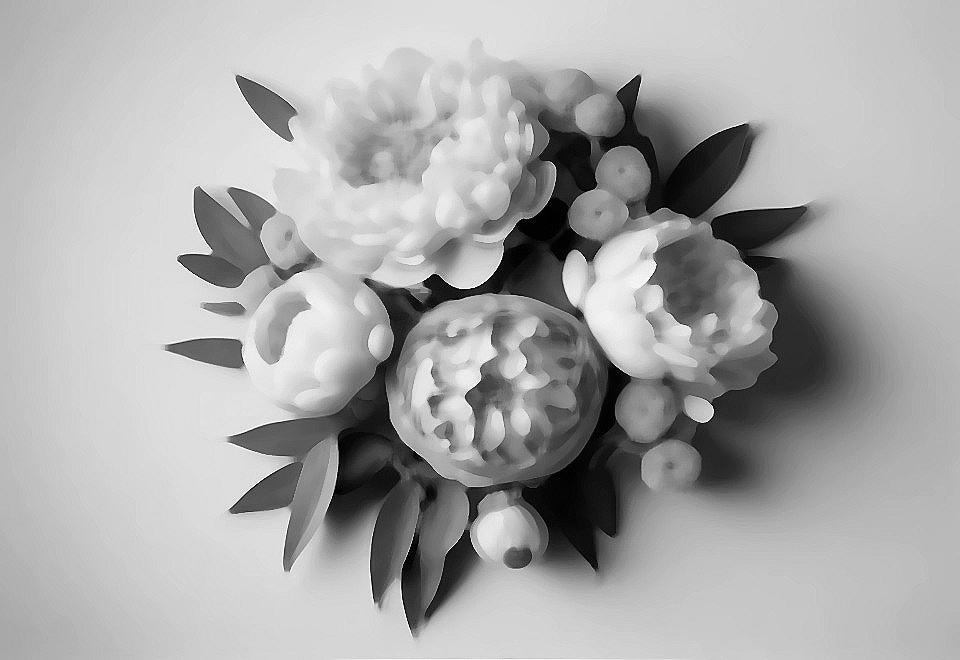
#> input picture Components/60tv/ip.jpg, 960 x 660 px
$ python -i src.py   (imports and definitions only)
#> lines starting #> are read from the running program, lines starting #| are printed output that depends on the picture; after the words box and inside, x2 and y2 are one past the last pixel; in counts of white or black regions, pixels touching at a corner belong together
#> further down, picture is the input picture: shape (660, 960, 3); min 0, max 255, mean 168.9
import cv2
import numpy as np

def hough_line_transform(image, threshold=100, min_line_length=50, max_line_gap=10):

    # If image does not have 2 channels (it is not grayscale)
#> called with threshold = 100, min_line_length = 50, max_line_gap = 10
    if image.ndim != 2:
        try:
            # Convert colored image to grayscale
            gray = cv2.cvtColor(image, cv2.COLOR_BGR2GRAY)
        except Exception as e:
            # Return exception if image is neither grayscale nor colored
            return e
    else:
        gray = image.copy()

    # Apply Canny edge detection
    edges = cv2.Canny(gray, 50, 150, apertureSize=3)
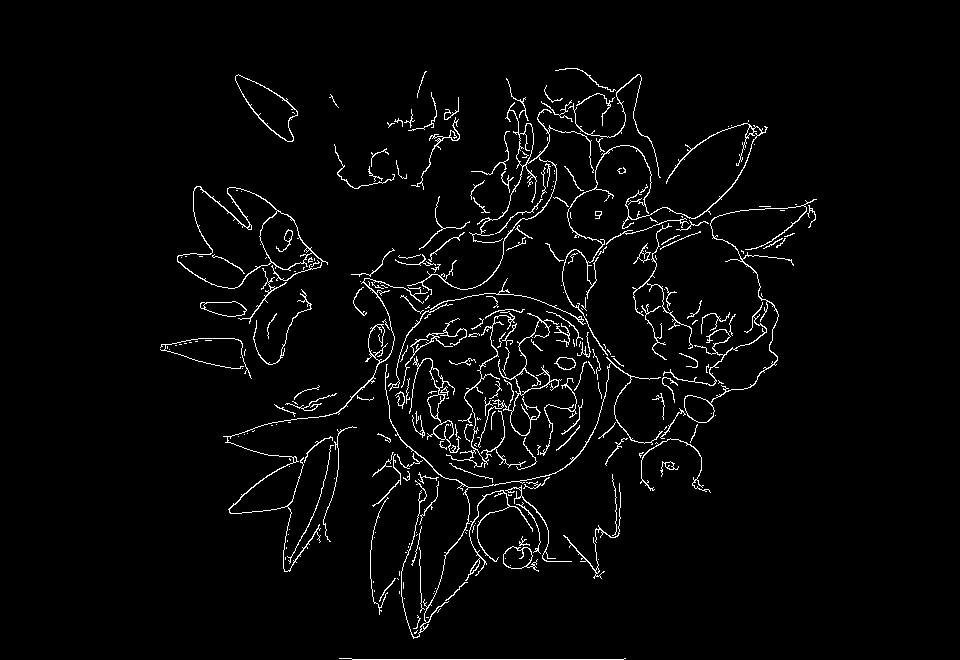
#> edges: shape (660, 960); 3% white in thin lines or dots, all inside (x1, y1, x2, y2) = (160, 68, 817, 660)

    # Perform Hough transform for line detection
    lines = cv2.HoughLinesP(edges, 1, np.pi/180, threshold, minLineLength=min_line_length, maxLineGap=max_line_gap)
#> lines = [[352, 659, 623, 659], [420, 550, 421, 610], [441, 476, 560, 357], [412, 634, 467, 579], [500, 240, 554, 186], [427, 335, 491, 334], [649, 259, 729, 189], [440, 443, 549, 375]]

    # Draw the detected lines on a blank image
    line_image = np.zeros_like(image)
    if lines is not None:
        for line in lines:
            x1, y1, x2, y2 = line[0]
            cv2.line(line_image, (x1, y1), (x2, y2), (0, 0, 255), 2)
#> this loop made 8 passes
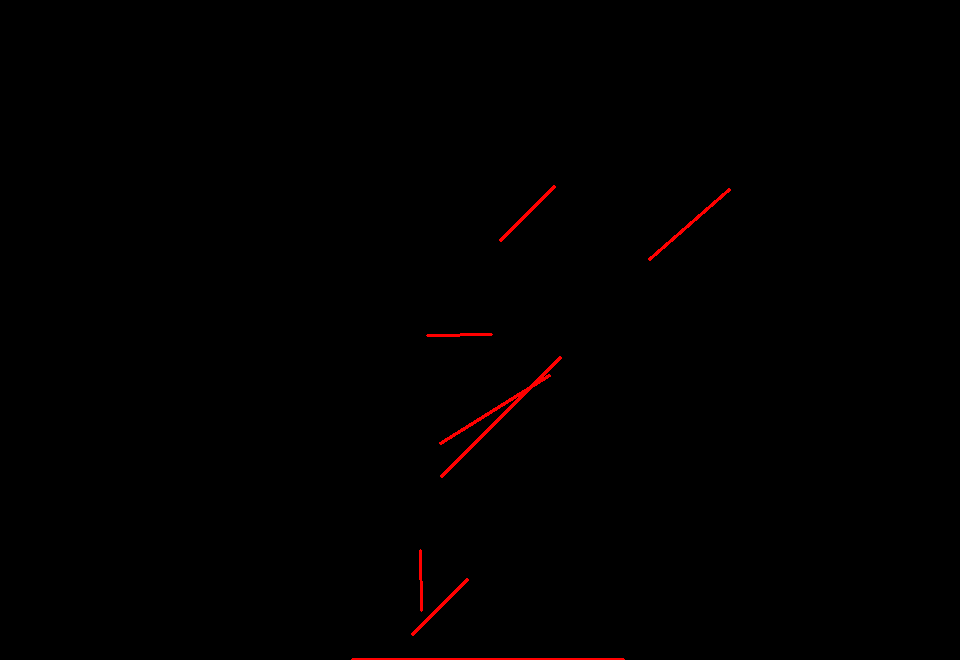
#> line_image: shape (660, 960, 3); mean of channels 0, 1, 2 0, 0, 1.1; drawn as B, G, R

    # Overlay the detected lines on the original image
    output_image = cv2.addWeighted(image, 0.8, line_image, 1, 0)
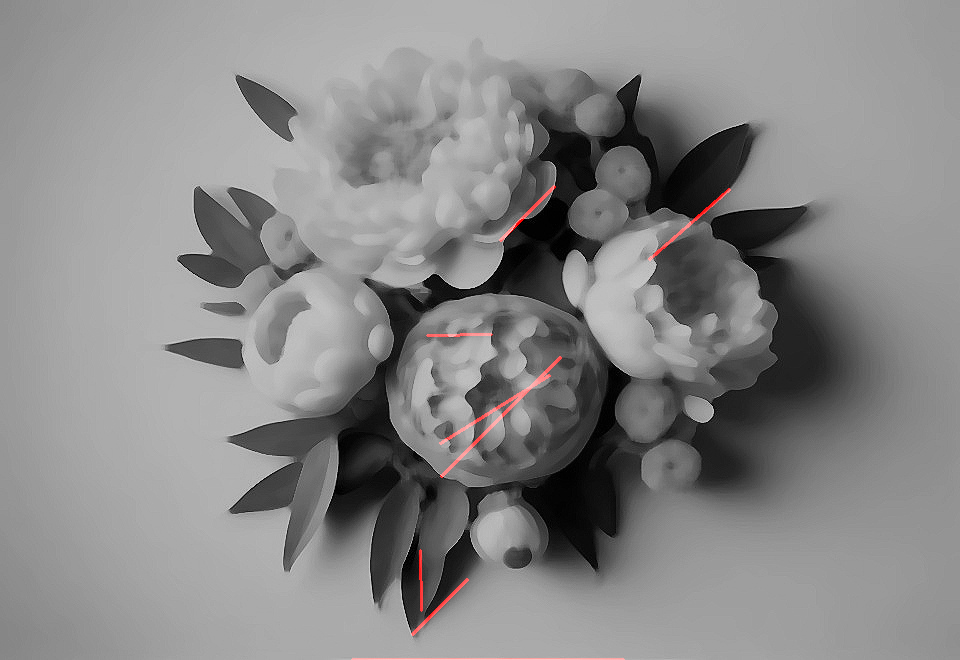
#> output_image: shape (660, 960, 3); mean B, G, R 135.1, 135.1, 135.7

    return output_image

>>> import cv2
>>> picture = cv2.imread('../../../60tv/ip.jpg')
>>> result = hough_line_transform(picture)
